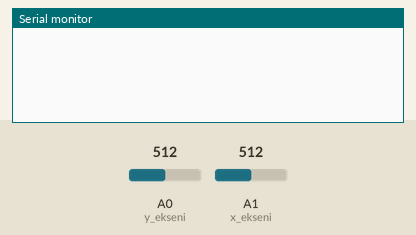
Recording of a sketch running on a simulated Arduino Uno, built with avr-gcc and run on an emulated ATmega328P. Shown: the last lines printed to the serial monitor. The inputs (shaded band) are chosen by the test bench; at power-on: A0 (y_ekseni) = 512, A1 (x_ekseni) = 512.

Above: at 1.2 s.
1.3 s: A0 (y_ekseni) set to 905
2.8 s: A0 (y_ekseni) set to 933
At 3.6 s:
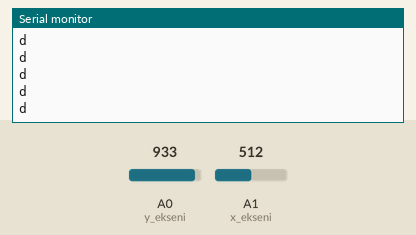
4.7 s: A1 (x_ekseni) set to 912
6.2 s: A1 (x_ekseni) set to 939
At 7.1 s:
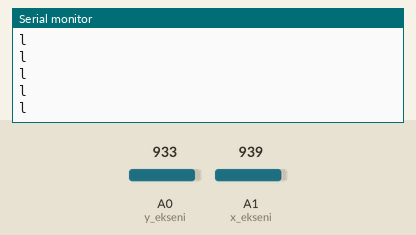

Measured:
- the behaviour switches between 920 and 921 on A0 (y_ekseni) (found by bisection; images 0 and 1)
- the behaviour switches between 920 and 921 on A1 (x_ekseni) (found by bisection; images 1 and 2)
- after the input at 2.8 s, the serial monitor: prints a new line at once (image 1)
- after the input at 6.2 s, the serial monitor: prints a new line after 0.07 s (image 2)

The sketch:

AnalogReadSerial_copy_20241202175128.ino
```cpp
const int y_ekseni=A0;
const int x_ekseni=A1;
int x_durum;
int y_durum;
void setup() {
  Serial.begin(9600);


}

// the loop routine runs over and over again forever:
void loop() {
  x_durum=analogRead(x_ekseni);
  y_durum=analogRead(y_ekseni);

  if(x_durum<100 ){
    Serial.println("r");//right
  }else if(x_durum>920 ){
    Serial.println("l");//left
  }else if(y_durum<100 ){
     Serial.println("u");//up
  }else if(y_durum >920 ){
     Serial.println("d");//down
  }

}
```
